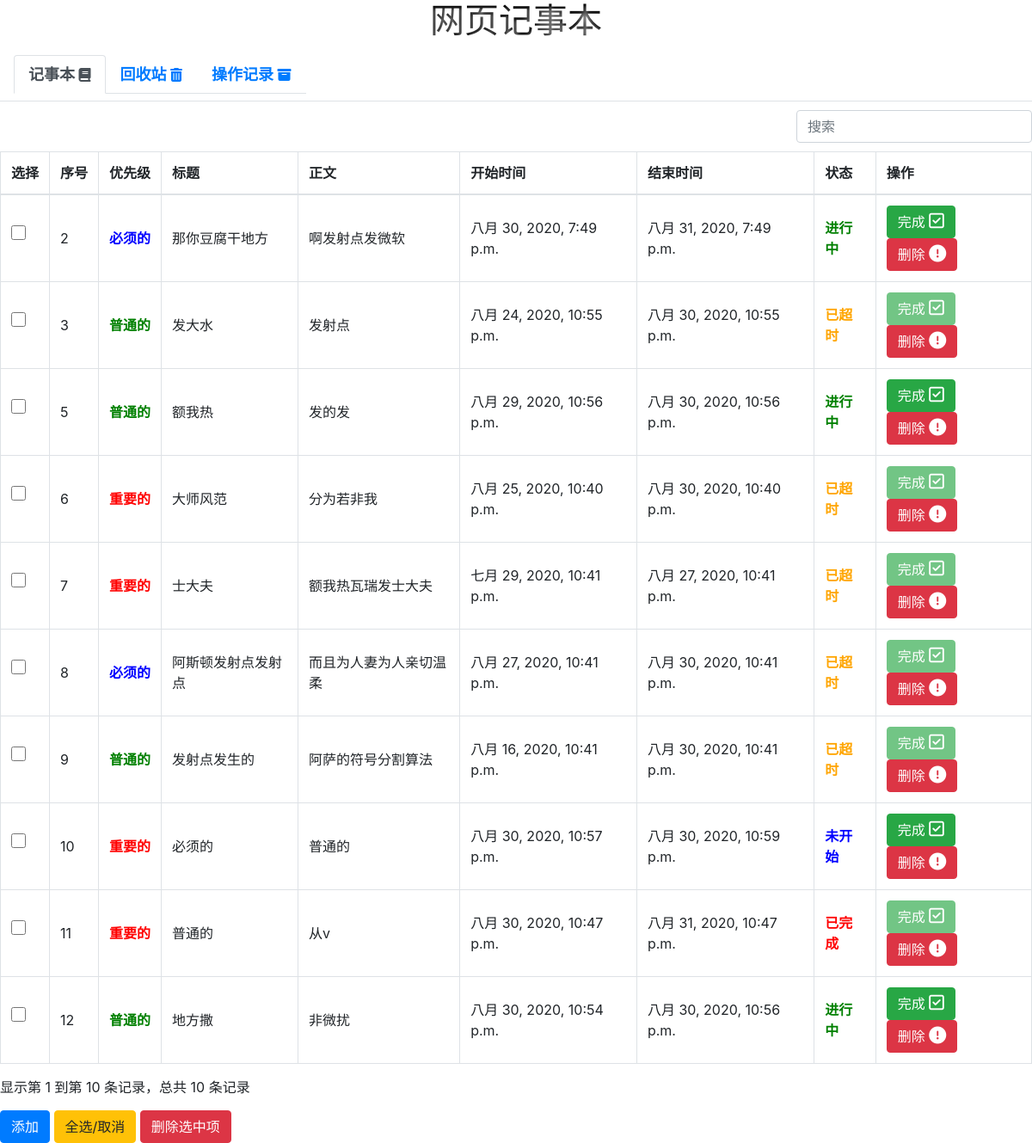
Page /app/ on the earlier database version.
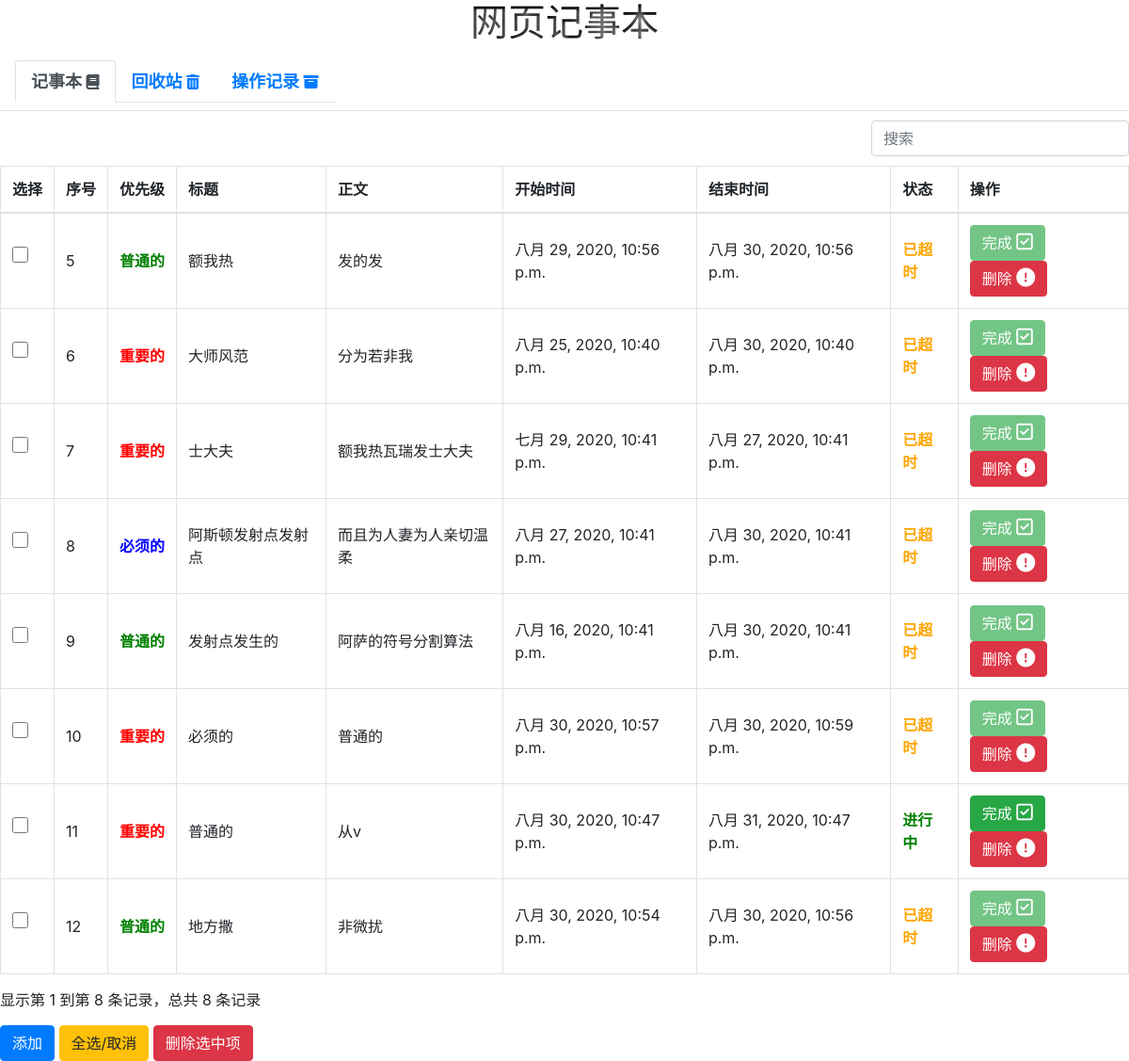
Same page on the later database version.
### app/models.py (models this page shows)
class Note(models.Model):
    choices = (
        ('U', 'Underway'),
        ('F', 'Finish'),
        ('D', 'Deleted'),
        ('O', 'Overtime'),
        ('P', 'Plan')
    )
    """
    记事的重要性
    """
    rank = (
        ('I','Important'),
        ('C','Common'),
        ('N','Necessary')
    )
    title = models.CharField(verbose_name='标题', max_length=5)
    text = models.TextField(verbose_name='内容', max_length=20)
    start_time = models.DateTimeField(verbose_name='开始时间')
    end_time = models.DateTimeField(verbose_name='结束时间')
    grade = models.CharField(verbose_name='等级',default='C',choices=rank,max_length=1)
    status = models.CharField(verbose_name='状态', default='U', choices=choices, max_length=1)

### app/views.py (the view)
# urls.py: path('', views.index_page),
def index_page(request):
    notes = [i for i in Note.objects.exclude(status='D')]
    for i in notes:
        if i.status != 'F':
            now_status = get_status(i.start_time, i.end_time)
            Note.objects.filter(id=i.id).update(status=now_status)
    recover_notes = [i for i in Note.objects.filter(status='D')]
    logs = [i for i in Log.objects.all()]
    return render(request, 'index.html', {'note': notes, 'recover_notes': recover_notes, 'log': logs})

### app/views.py (called while the page is built)
def get_status(s_time, e_time):
    current_time = datetime.datetime.now()
    if type(s_time) == str:
        s_time = change_time_format(s_time)
        e_time = change_time_format(e_time)
    if s_time < current_time < e_time:
        return 'U'
    elif current_time > e_time:
        return 'O'
    elif current_time < s_time:
        return 'P'

### app/templates/index.html (shortened to what the changed rows need)
<!DOCTYPE html>
<html lang="en">
<head>
    {% load static %}
    <link rel="stylesheet" href="{% static 'css/bootstrap/bootstrap.min.css' %}">
    <link rel="stylesheet" href="{% static 'css/sweetalert.css' %}">
    <link rel="stylesheet" href="{% static 'css/index.css' %}">
    <link rel="stylesheet" href="{% static 'css/bootstrap/bootstrap-table.min.css' %}">
    <link rel="stylesheet" href="https://cdn.staticfile.org/font-awesome/4.7.0/css/font-awesome.css">
</head>
<body>
<h1 class="nameTitle">网页记事本</h1>
<div class="tab-content">
    <div id="mainTab" class="tab-pane in active">
        <table id="mainList" class="table table-hover">
            <thead>
            <tr>
                <th>选择</th>
                <th>序号</th>
                <th>优先级</th>
                <th>标题</th>
                <th>正文</th>
                <th>开始时间</th>
                <th>结束时间</th>
                <th>状态</th>
                <th>操作</th>
            </tr>
            </thead>
            <tbody>
            {% for i in note %}
                <tr>
                    <td>
                        <label>
                            <input type="checkbox" name="delCheckbox" class="checkbox" id="checkbox-{{ i.id }}"/>
                        </label>
                    </td>
                    <td>{{ i.id }}</td>
                    {% if i.grade == 'I' %}
                        <td class="important">重要的</td>
                    {% elif i.grade == 'C' %}
                        <td class="common">普通的</td>
                    {% elif i.grade == 'N' %}
                        <td class="necessary">必须的</td>
                    {% endif %}
                    <td>{{ i.title }}</td>
                    <td>{{ i.text }}</td>
                    <td>{{ i.start_time }}</td>
                    <td>{{ i.end_time }}</td>
                    {% if i.status == 'U' %}
                        <td class="underway">进行中</td>
                    {% elif i.status == 'F' %}
                        <td class="finish">已完成</td>
                    {% elif i.status == 'O' %}
                        <td class="overtime">已超时</td>
                    {% elif i.status == 'P' %}
                        <td class="plan">未开始</td>
                    {% endif %}
                    <td>
                        {% if i.status == 'F' or i.status == 'O' %}
                            <button type="button" class="btn btn-success" disabled>完成
                                <i class="fa fa-check-square-o" style="font-size:20px"></i>
                            </button>
                        {% elif i.status == 'U' or i.status == 'P' %}
                            <button type="button" class="btn btn-success" onclick=finishNote("{{ i.id }}")>完成
                                <i class="fa fa-check-square-o" style="font-size:20px"></i>
                            </button>
                        {% endif %}
                        <button type="button" class="btn btn-danger" onclick=delNote("{{ i.id }}")>删除
                            <i class="fa fa-exclamation-circle" style="font-size:20px"></i>
                        </button>
                    </td>
                </tr>
            {% endfor %}
            </tbody>
        </table>
        <button type="button" class="btn btn-primary" onclick="$('#addModal').modal('show')">添加</button>
        <button type="button" class="btn btn-warning" onclick=checkAndCancel('delCheckbox')>全选/取消</button>
        <button type="button" class="btn btn-danger" onclick=delCheckedNotes()>删除选中项</button>
    </div>
</div>
</body>
</html>

Differences in the rows shown:
no longer on this page (row edited): Note: id "2", grade "必须的", title "那你豆腐干地方", text "啊发射点发微软", start_time "八月 30, 2020, 7:49 p.m.", end_time "八月 31, 2020, 7:49 p.m.", status "进行中"
no longer on this page (row edited): Note: id "3", grade "普通的", title "发大水", text "发射点", start_time "八月 24, 2020, 10:55 p.m.", end_time "八月 30, 2020, 10:55 p.m.", status "已超时"
changed Note "额我热": status "进行中" → "已超时"
changed Note "必须的": status "未开始" → "已超时"
changed Note "从v": status "已完成" → "进行中"
changed Note "地方撒": status "进行中" → "已超时"
Other differences:
text written by a page script: "显示第 1 到第 10 条记录，总共 10 条记录" → "显示第 1 到第 8 条记录，总共 8 条记录"
